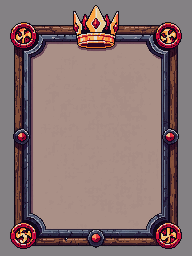
#> input picture assets/_raw/pixellab/cards/frame-attack-pass-3-minimal.png, 192 x 256 px, found by its file name
$ python publish_card_assets.py
#> lines starting #> are read from the running program, lines starting #| are printed output that depends on the picture; after the words box and inside, x2 and y2 are one past the last pixel; in counts of white or black regions, pixels touching at a corner belong together
#> in publish_frames, image is the input picture: PIL image 192x256 RGBA; mean R, G, B, A 136.5, 113.9, 112.9, 255
### scripts/create_rarity_overlays.py
from collections import deque

from PIL import Image, ImageDraw

BASE_PATH = "assets/_raw/pixellab/cards/frame-attack-pass-3-minimal.png"
OUT_DIR = "assets/_raw/pixellab/cards"
BLUE_GEM_PATH = "assets/_raw/pixellab/cards/gems/gem-blue-pixellab.png"
RED_GEM_PATH = "assets/_raw/pixellab/cards/gems/gem-red-pixellab.png"
UNDERLAY_MARGIN = 3


def draw_ring(draw: ImageDraw.ImageDraw, box: tuple[int, int, int, int], width: int, color: tuple[int, int, int, int], radius: int) -> None:
    draw.rounded_rectangle(box, radius=radius, outline=color, width=width)


# [59 lines left out: functions load_gem_sprite, get_border_anchor_points, get_border_anchor_points_for_body, place_gem_sprites, not called in this run]


def make_outer_background_transparent(frame: Image.Image, tolerance: int = 10) -> Image.Image:
    """Remove edge-connected solid background so underlays can be seen behind the frame silhouette."""
#> called with tolerance = 10
    img = frame.copy().convert("RGBA")
    px = img.load()
    w, h = img.size
#> w = 192; h = 256

    bg_candidates = [
        px[0, 0][:3],
        px[w - 1, 0][:3],
        px[0, h - 1][:3],
        px[w - 1, h - 1][:3],
    ]
#> bg_candidates = [(132, 129, 132), (132, 129, 132), (132, 129, 132), (132, 129, 132)]
    bg = tuple(sum(c[i] for c in bg_candidates) // len(bg_candidates) for i in range(3))
#> bg = (132, 129, 132)

    alpha = img.getchannel("A")
#> alpha: PIL image 192x256 L; every value is 255
    q: deque[tuple[int, int]] = deque()
    visited: set[tuple[int, int]] = set()

    for x in range(w):
        q.append((x, 0))
        q.append((x, h - 1))
    for y in range(h):
        q.append((0, y))
        q.append((w - 1, y))

    while q:
        x, y = q.popleft()
        if (x, y) in visited:
            continue
        visited.add((x, y))

        r, g, b, a = px[x, y]
        if a == 0:
            continue

        if max(abs(r - bg[0]), abs(g - bg[1]), abs(b - bg[2])) > tolerance:
            continue

        alpha.putpixel((x, y), 0)

        if x > 0:
            q.append((x - 1, y))
        if x < w - 1:
            q.append((x + 1, y))
        if y > 0:
            q.append((x, y - 1))
        if y < h - 1:
            q.append((x, y + 1))
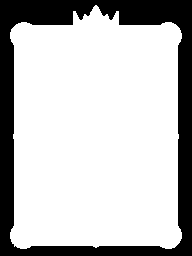
#> alpha: PIL image 192x256 L; 75.5% white; 1 black region, box (x1, y1, x2, y2) and area: (0, 0, 192, 256) 12018
#> after the loop, visited = 12831 items

    img.putalpha(alpha)
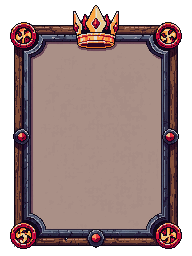
#> img: PIL image 192x256 RGBA; mean R, G, B, A 136.5, 113.9, 112.9, 192.7; transparent parts drawn white
    return img


# [136 lines left out: functions detect_body_vertical_bounds, make_common, make_uncommon, make_uncommon_gems, make_rare, make_rare_gems and 1 more, not called in this run]


# [2 lines that do not run on import are left out]

### scripts/publish_card_assets.py
from pathlib import Path
import shutil
from collections import deque

from PIL import Image

from create_rarity_overlays import make_outer_background_transparent

RAW_DIR = Path("assets/_raw/pixellab/cards")
OUT_DIR = Path("public/assets/cards")

RAW_COPIES = {
    "rarity-overlay-common.png": "rarity-overlay-common.png",
    "rarity-overlay-uncommon.png": "rarity-overlay-uncommon.png",
    "rarity-overlay-rare.png": "rarity-overlay-rare.png",
    "rarity-gems-uncommon.png": "rarity-gems-uncommon.png",
    "rarity-gems-rare.png": "rarity-gems-rare.png",
    "unicorn-strike-refine-targeted.png": "art-unicorn-strike.png",
    "golden-shield-refine-targeted.png": "art-golden-shield.png",
    "charge-refine-targeted.png": "art-charge.png",
    "crown-diamonds-refine-targeted.png": "art-crown-diamonds.png",
}

FRAME_SOURCES = {
    "frame-attack-pass-3-minimal.png": "frame-attack.png",
    "frame-defense-pass-3-minimal.png": "frame-defense.png",
    "frame-utility-pass-3-minimal.png": "frame-utility.png",
}


def publish_raw_assets() -> None:
    for src_name, out_name in RAW_COPIES.items():
        src = RAW_DIR / src_name
        dst = OUT_DIR / out_name
        shutil.copy2(src, dst)


# [64 lines left out: function cleanup_art_background, not called in this run]


def publish_frames() -> None:
    for src_name, out_name in FRAME_SOURCES.items():
        src = RAW_DIR / src_name
        dst = OUT_DIR / out_name
        image = Image.open(src).convert("RGBA")
        cleaned = make_outer_background_transparent(image)
        bbox = cleaned.getchannel("A").getbbox()
#> bbox = (10, 5, 182, 249)
        if bbox is not None:
            cleaned = cleaned.crop(bbox)
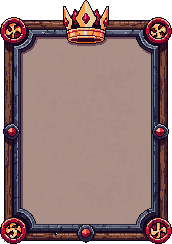
#> cleaned: PIL image 172x244 RGBA; mean R, G, B, A 137.3, 111.3, 109.6, 225.6; transparent parts drawn white
        cleaned.save(dst)
#> pass 2 of the loop in publish_frames, `for src_name, out_name in FRAME_SOURCES.items():`:
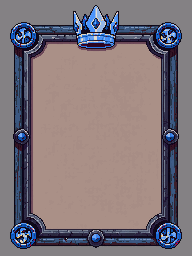
#> input picture assets/_raw/pixellab/cards/frame-defense-pass-3-minimal.png, 192 x 256 px, found by its file name
#> in publish_frames, image is the input picture: PIL image 192x256 RGBA; mean R, G, B, A 127, 116.1, 121.9, 255
#> in make_outer_background_transparent (call 2), `img.putalpha(alpha)`:
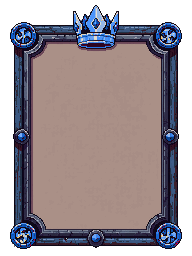
#> img: PIL image 192x256 RGBA; mean R, G, B, A 127, 116.1, 121.9, 192.7; transparent parts drawn white
#> in publish_frames, `cleaned = cleaned.crop(bbox)`:
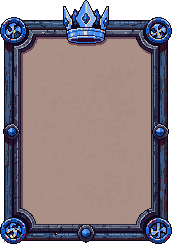
#> cleaned: PIL image 172x244 RGBA; mean R, G, B, A 126.2, 113.9, 120.2, 225.6; transparent parts drawn white


# [13 lines left out: function publish_cleaned_art, not called in this run]


def main() -> None:
    OUT_DIR.mkdir(parents=True, exist_ok=True)
    publish_raw_assets()
    publish_frames()
    publish_cleaned_art()


if __name__ == "__main__":
#> (the run stopped early here; a loop or call above may not have finished)
